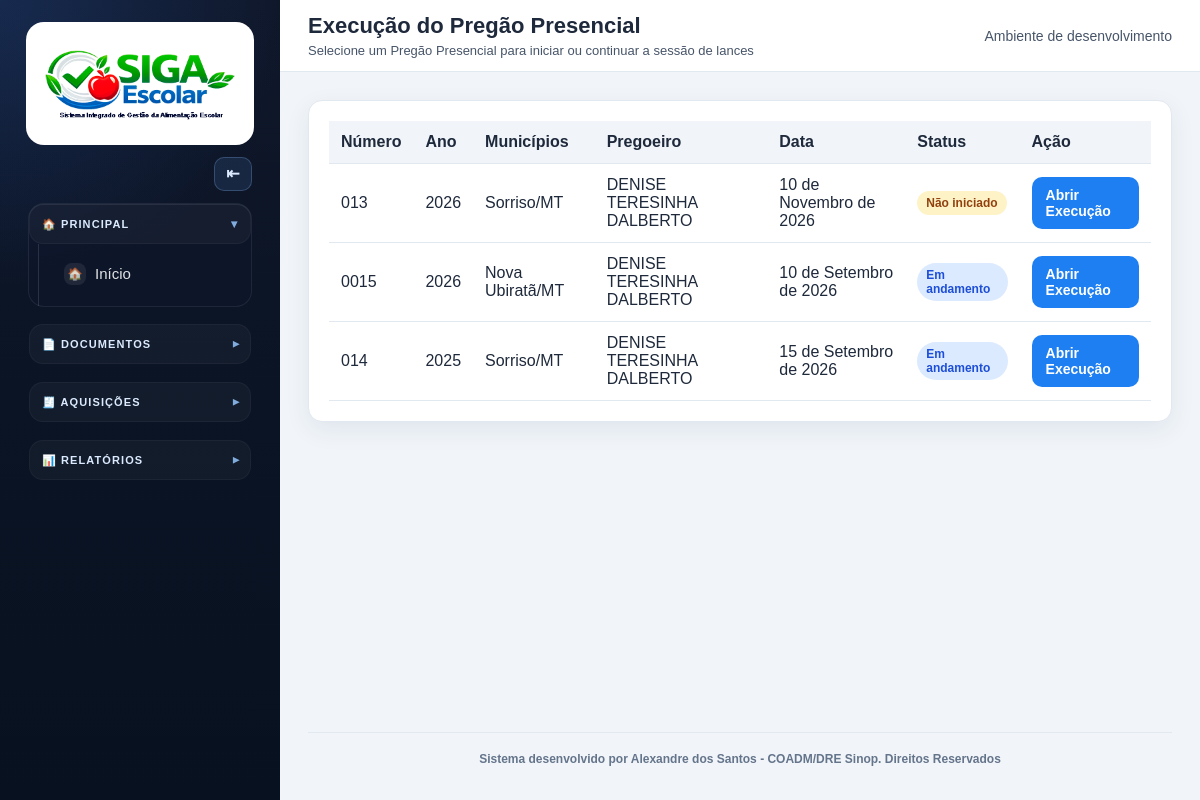
The page /execucao/ on the database its author committed.
### apps/pregoes/models.py (models this page shows, shortened)
class Pregao(models.Model):
    TIPO_PREGAO_PRESENCIAL = "pregao_presencial"
    TIPO_CHAMADA_PUBLICA = "chamada_publica"
    TIPO_CERTAME_CHOICES = [
        (TIPO_PREGAO_PRESENCIAL, "Pregão Presencial"),
        (TIPO_CHAMADA_PUBLICA, "Chamada Pública"),
    ]
    STATUS_NAO_INICIADO = "nao_iniciado"
    STATUS_EM_ANDAMENTO = "em_andamento"
    STATUS_FINALIZADO = "finalizado"
    STATUS_CHOICES = [
        (STATUS_NAO_INICIADO, "Não iniciado"),
        (STATUS_EM_ANDAMENTO, "Em andamento"),
        (STATUS_FINALIZADO, "Finalizado"),
    ]
    tipo_certame = models.CharField(
        "Tipo de Certame",
        max_length=30,
        choices=TIPO_CERTAME_CHOICES,
        default=TIPO_PREGAO_PRESENCIAL,
        help_text="Define se o processo será executado como Pregão Presencial ou Chamada Pública.",
    )
    numero = models.CharField("Número do Certame", max_length=30)
    numero_processo = models.CharField(
        "Número do Processo",
        max_length=100,
        blank=True,
        help_text="Número do processo administrativo vinculado ao certame.",
    )
    ano = models.PositiveIntegerField("Ano")
    municipios = models.ManyToManyField(
        Municipio,
        through="PregaoMunicipio",
        related_name="pregoes",
        verbose_name="Municípios",
    )
    fornecedores = models.ManyToManyField(
        Fornecedor,
        through="PregaoFornecedor",
        related_name="pregoes",
        verbose_name="Fornecedores",
    )
    nome_pregoeiro = models.CharField("Nome do Pregoeiro", max_length=255)
    cpf_pregoeiro = models.CharField(
        "CPF do Pregoeiro",
        max_length=14,
        validators=[validar_cpf],
    )
    nome_ordenador_despesas = models.CharField(
        "Nome do Ordenador de Despesas",
        max_length=255,
        blank=True,
        help_text="Nome completo do ordenador de despesas vinculado ao certame.",
    )
    rg_ordenador_despesas = models.CharField(
        "RG do Ordenador de Despesas",
        max_length=50,
        blank=True,
    )
    cpf_ordenador_despesas = models.CharField(
        "CPF do Ordenador de Despesas",
        max_length=14,
        blank=True,
        validators=[validar_cpf],
    )
    local_pregao = models.CharField("Local do Pregão", max_length=255)
    data_pregao = models.DateField("Data do Pregão")
    status = models.CharField(
        "Status",
        max_length=30,
        choices=STATUS_CHOICES,
        default=STATUS_NAO_INICIADO,
    )
    criado_por = models.ForeignKey(
        settings.AUTH_USER_MODEL,
        on_delete=models.PROTECT,
        related_name="pregoes_criados",
        verbose_name="Criado por",
        null=True,
        blank=True,
    )
    finalizado_em = models.DateTimeField("Finalizado em", null=True, blank=True)
    percentual_alerta_media = models.DecimalField(
        "Percentual de Alerta da Média",
        max_digits=5,
        decimal_places=2,
        default=50,
        help_text="Percentual de alerta aplicado a todos os itens deste certame.",
    )
    criado_em = models.DateTimeField("Criado em", auto_now_add=True)
    atualizado_em = models.DateTimeField("Atualizado em", auto_now=True)
    class Meta:
        verbose_name = "Certame"
        verbose_name_plural = "Certames"
        ordering = ["-ano", "-numero"]
        constraints = [
            models.UniqueConstraint(
                fields=["tipo_certame", "numero", "ano"],
                name="unique_tipo_numero_ano_certame",
            )
        ]

### apps/cadastros/models.py (models this page shows, shortened)
class AtivoModel(TimeStampedModel):
    ativo = models.BooleanField(default=True)
    class Meta:
        abstract = True

class Municipio(AtivoModel):
    nome = models.CharField(max_length=120)
    uf = models.CharField(max_length=2, default="MT")
    class Meta:
        verbose_name = "Município"
        verbose_name_plural = "Municípios"
        ordering = ["nome"]
        constraints = [
            models.UniqueConstraint(fields=["nome", "uf"], name="unique_municipio_uf")
        ]

### apps/execucao/views.py (the view)
# urls.py: path("", views.execucao_pregao, name="execucao_pregao"),
def execucao_pregao(request):
    pregoes = (
        Pregao.objects.filter(
            tipo_certame=Pregao.TIPO_PREGAO_PRESENCIAL,
            status__in=[
                Pregao.STATUS_NAO_INICIADO,
                Pregao.STATUS_EM_ANDAMENTO,
            ]
        )
        .prefetch_related("municipios")
        .order_by("-ano", "-numero")
    )
    return render(
        request,
        "execucao/execucao_pregao.html",
        {
            "pregoes": pregoes,
        },
    )

### templates/execucao/execucao_pregao.html (shortened to what this page needs)
{% extends "base.html" %}
{% block page_title %}Execução do Pregão Presencial{% endblock %}
{% block page_subtitle %}Selecione um Pregão Presencial para iniciar ou continuar a sessão de lances{% endblock %}
{% block content %}
<div class="card">
    <div class="table-wrapper">
        <table>
            <thead>
                <tr>
                    <th>Número</th>
                    <th>Ano</th>
                    <th>Municípios</th>
                    <th>Pregoeiro</th>
                    <th>Data</th>
                    <th>Status</th>
                    <th>Ação</th>
                </tr>
            </thead>
            <tbody>
                {% for pregao in pregoes %}
                <tr>
                    <td>{{ pregao.numero }}</td>
                    <td>{{ pregao.ano }}</td>
                    <td>
                        {% for municipio in pregao.municipios.all %}
                            {{ municipio.nome }}{% if municipio.uf %}/{{ municipio.uf }}{% endif %}{% if not forloop.last %}, {% endif %}
                        {% empty %}
                            -
                        {% endfor %}
                    </td>
                    <td>{{ pregao.nome_pregoeiro }}</td>
                    <td>{{ pregao.data_pregao }}</td>
                    <td>
                        {% if pregao.status == "nao_iniciado" %}
                        <span class="badge badge-warning">{{ pregao.get_status_display }}</span>
                        {% elif pregao.status == "em_andamento" %}
                        <span class="badge badge-primary">{{ pregao.get_status_display }}</span>
                        {% else %}
                        <span class="badge badge-success">{{ pregao.get_status_display }}</span>
                        {% endif %}
                    </td>
                    <td>
                        <a class="btn btn-primary" href="{% url 'execucao:abrir_execucao' pregao.id %}">
                            Abrir Execução
                        </a>
                    </td>
                </tr>
                {% empty %}
                <tr>
                    <td colspan="7">Nenhum Pregão Presencial disponível para execução.</td>
                </tr>
                {% endfor %}
            </tbody>
        </table>
    </div>
</div>
{% endblock %}

### static/css/style.css (style rules this page uses)
:root { --primary: #0f2f57; --primary-dark: #09213f; --primary-light: #174a84; --accent: #1d7ff2; --success: #198754; --warning: #ffc107; --danger: #dc3545; --gray-50: #f8fafc; --gray-100: #f1f5f9; --gray-200: #e2e8f0; --gray-300: #cbd5e1; --gray-600: #475569; --gray-800: #1e293b; --white: #ffffff; --radius: 14px; --shadow: 0 8px 24px rgba(15, 47, 87, 0.08); }
* { box-sizing: border-box; }
body { margin: 0; font-family: Arial, Helvetica, sans-serif; background: var(--gray-100); color: var(--gray-800); }
.card { background: var(--white); border: 1px solid var(--gray-200); border-radius: var(--radius); padding: 20px; box-shadow: var(--shadow); margin-bottom: 18px; }
.btn { display: inline-block; padding: 10px 14px; border-radius: 10px; border: none; text-decoration: none; cursor: pointer; font-size: 14px; font-weight: 600; transition: 0.2s; }
.btn-primary { background: var(--accent); color: var(--white); }
.table-wrapper { overflow-x: auto; }
table { width: 100%; border-collapse: collapse; background: var(--white); }
th { background: var(--gray-100); color: var(--gray-800); font-weight: 700; text-align: left; padding: 12px; border-bottom: 1px solid var(--gray-200); }
td { padding: 12px; border-bottom: 1px solid var(--gray-200); color: var(--gray-800); vertical-align: middle; }
.badge { display: inline-block; padding: 5px 9px; border-radius: 999px; font-size: 12px; font-weight: bold; }
.badge-warning { background: #fef3c7; color: #92400e; }
.badge-primary { background: #dbeafe; color: #1d4ed8; }

### templates/base.html (style rules this page uses)
:root { --sidebar-bg: #0f172a; --sidebar-bg-soft: #111c33; --sidebar-border: rgba(255, 255, 255, 0.10); --sidebar-text: rgba(255, 255, 255, 0.88); --sidebar-muted: rgba(255, 255, 255, 0.62); --sidebar-hover: rgba(96, 165, 250, 0.12); --sidebar-active: rgba(59, 130, 246, 0.22); --sidebar-active-border: #60a5fa; --sidebar-section-bg: rgba(15, 23, 42, 0.55); }

### rows shown on the page
Pregao: numero "013", ano "2026", nome_pregoeiro "DENISE TERESINHA DALBERTO", data_pregao "10 de Novembro de 2026", status "Não iniciado"
Municipio: nome "Sorriso", uf "MT"
Pregao: numero "0015", ano "2026", nome_pregoeiro "DENISE TERESINHA DALBERTO", data_pregao "10 de Setembro de 2026", status "Em andamento"
Municipio: nome "Nova Ubiratã", uf "MT"
Pregao: numero "014", ano "2025", nome_pregoeiro "DENISE TERESINHA DALBERTO", data_pregao "15 de Setembro de 2026", status "Em andamento"
